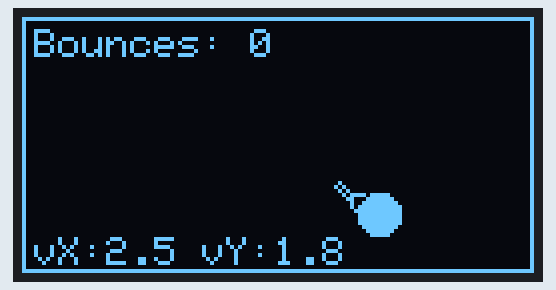
This sketch was run on a simulated Arduino Uno, built with avr-gcc and run on an emulated ATmega328P. Parts: 128×64 one-colour display. Random numbers use the default seed unless the sketch sets one; what the sketch prints to the serial monitor is not drawn.

Above: at 0.53 s.
At 5.34 s:
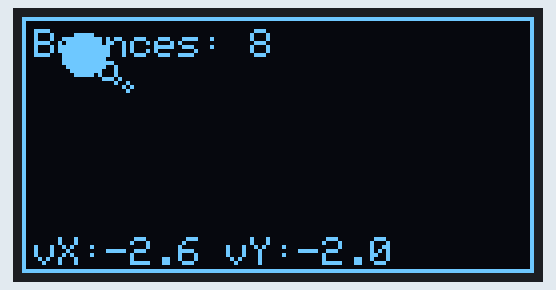
At 10.16 s:
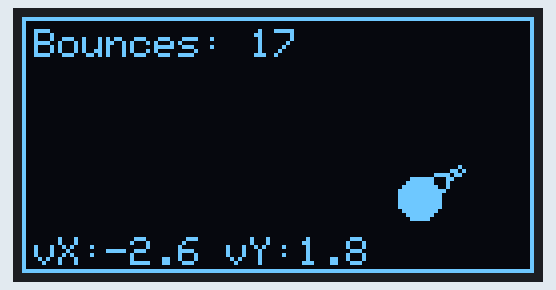
At 20.13 s:
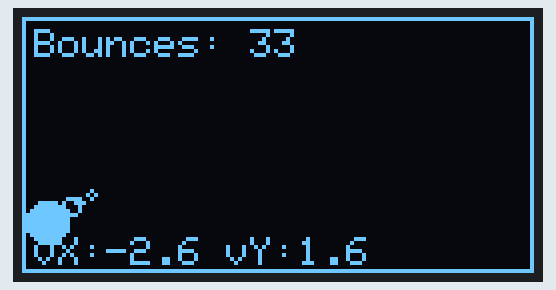
At 30.1 s:
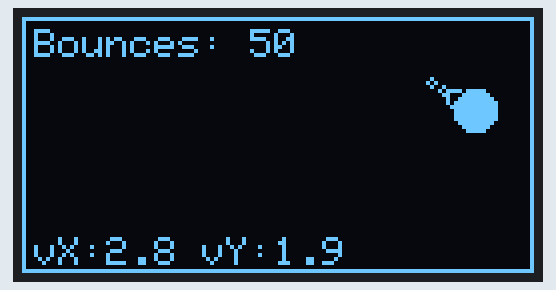
At 39.75 s:
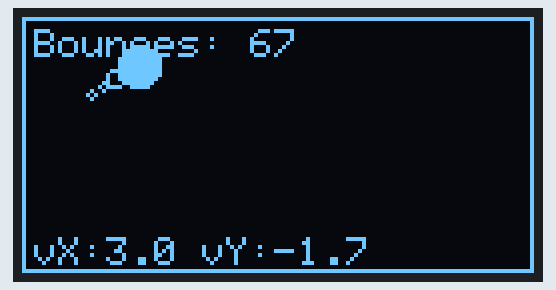

The sketch:

challenge4_animation.ino
```cpp
// Challenge 4: Bouncing Ball Animation auf OLED
// Ein Ball prallt an allen Raendern ab
// Nur OLED erforderlich (gleiche Verkabelung wie main.ino)

#include <Wire.h>
#include <Adafruit_GFX.h>
#include <Adafruit_SSD1306.h>

// Display-Konfiguration
#define SCREEN_WIDTH 128
#define SCREEN_HEIGHT 64
#define OLED_RESET -1
#define OLED_ADDR 0x3C

Adafruit_SSD1306 display(SCREEN_WIDTH, SCREEN_HEIGHT, &Wire, OLED_RESET);

// Ball-Eigenschaften
float ballX = 64.0;
float ballY = 32.0;
float speedX = 2.5;
float speedY = 1.8;
const int BALL_RADIUS = 5;

// Spur des Balls (fuer Effekt)
const int SPUR_LAENGE = 5;
int spurX[SPUR_LAENGE];
int spurY[SPUR_LAENGE];
int spurIndex = 0;

// Timing
unsigned long letzteAktualisierung = 0;
const int FRAME_DELAY = 25;  // 40 FPS

// Anzahl Kollisionen
int kollisionen = 0;

void setup() {
    Serial.begin(9600);

    // Display initialisieren
    if (!display.begin(SSD1306_SWITCHCAPVCC, OLED_ADDR)) {
        Serial.println("SSD1306 nicht gefunden!");
        while (true);
    }

    Serial.println("Bouncing Ball Animation");
    Serial.println("------------------------------");

    // Spur initialisieren
    for (int i = 0; i < SPUR_LAENGE; i++) {
        spurX[i] = (int)ballX;
        spurY[i] = (int)ballY;
    }

    display.clearDisplay();
    display.setTextColor(SSD1306_WHITE);
    display.display();
}

void aktualisiereSpur() {
    // Aktuelle Position in Spur speichern
    spurX[spurIndex] = (int)ballX;
    spurY[spurIndex] = (int)ballY;
    spurIndex = (spurIndex + 1) % SPUR_LAENGE;
}

void bewegeBall() {
    // Position aktualisieren
    ballX += speedX;
    ballY += speedY;

    bool kollision = false;

    // Linke/Rechte Wand
    if (ballX <= BALL_RADIUS) {
        ballX = BALL_RADIUS;
        speedX = -speedX;
        kollision = true;
    }
    if (ballX >= SCREEN_WIDTH - BALL_RADIUS) {
        ballX = SCREEN_WIDTH - BALL_RADIUS;
        speedX = -speedX;
        kollision = true;
    }

    // Oben/Unten
    if (ballY <= BALL_RADIUS) {
        ballY = BALL_RADIUS;
        speedY = -speedY;
        kollision = true;
    }
    if (ballY >= SCREEN_HEIGHT - BALL_RADIUS) {
        ballY = SCREEN_HEIGHT - BALL_RADIUS;
        speedY = -speedY;
        kollision = true;
    }

    if (kollision) {
        kollisionen++;
        Serial.print("Kollision #");
        Serial.print(kollisionen);
        Serial.print(" bei (");
        Serial.print((int)ballX);
        Serial.print(", ");
        Serial.print((int)ballY);
        Serial.println(")");

        // Leichte Zufallsvariation bei Kollision
        speedX += (random(-10, 11) / 100.0);
        speedY += (random(-10, 11) / 100.0);

        // Geschwindigkeit begrenzen
        speedX = constrain(speedX, -4.0, 4.0);
        speedY = constrain(speedY, -4.0, 4.0);

        // Mindestgeschwindigkeit
        if (abs(speedX) < 1.0) speedX = (speedX > 0) ? 1.0 : -1.0;
        if (abs(speedY) < 1.0) speedY = (speedY > 0) ? 1.0 : -1.0;
    }

    aktualisiereSpur();
}

void zeichneBall() {
    display.clearDisplay();

    // Rahmen
    display.drawRect(0, 0, SCREEN_WIDTH, SCREEN_HEIGHT, SSD1306_WHITE);

    // Spur zeichnen (immer kleiner werdende Kreise)
    for (int i = 0; i < SPUR_LAENGE; i++) {
        int idx = (spurIndex + i) % SPUR_LAENGE;
        int radius = map(i, 0, SPUR_LAENGE - 1, 1, BALL_RADIUS - 2);
        if (radius > 0) {
            display.drawCircle(spurX[idx], spurY[idx], radius, SSD1306_WHITE);
        }
    }

    // Ball (gefuellt)
    display.fillCircle((int)ballX, (int)ballY, BALL_RADIUS, SSD1306_WHITE);

    // Info oben links
    display.setTextSize(1);
    display.setCursor(3, 3);
    display.print("Bounces: ");
    display.print(kollisionen);

    // Geschwindigkeit unten
    display.setCursor(3, 55);
    display.print("vX:");
    display.print(speedX, 1);
    display.print(" vY:");
    display.print(speedY, 1);

    display.display();
}

void loop() {
    unsigned long jetzt = millis();

    if (jetzt - letzteAktualisierung >= FRAME_DELAY) {
        letzteAktualisierung = jetzt;

        bewegeBall();
        zeichneBall();
    }
}
```
